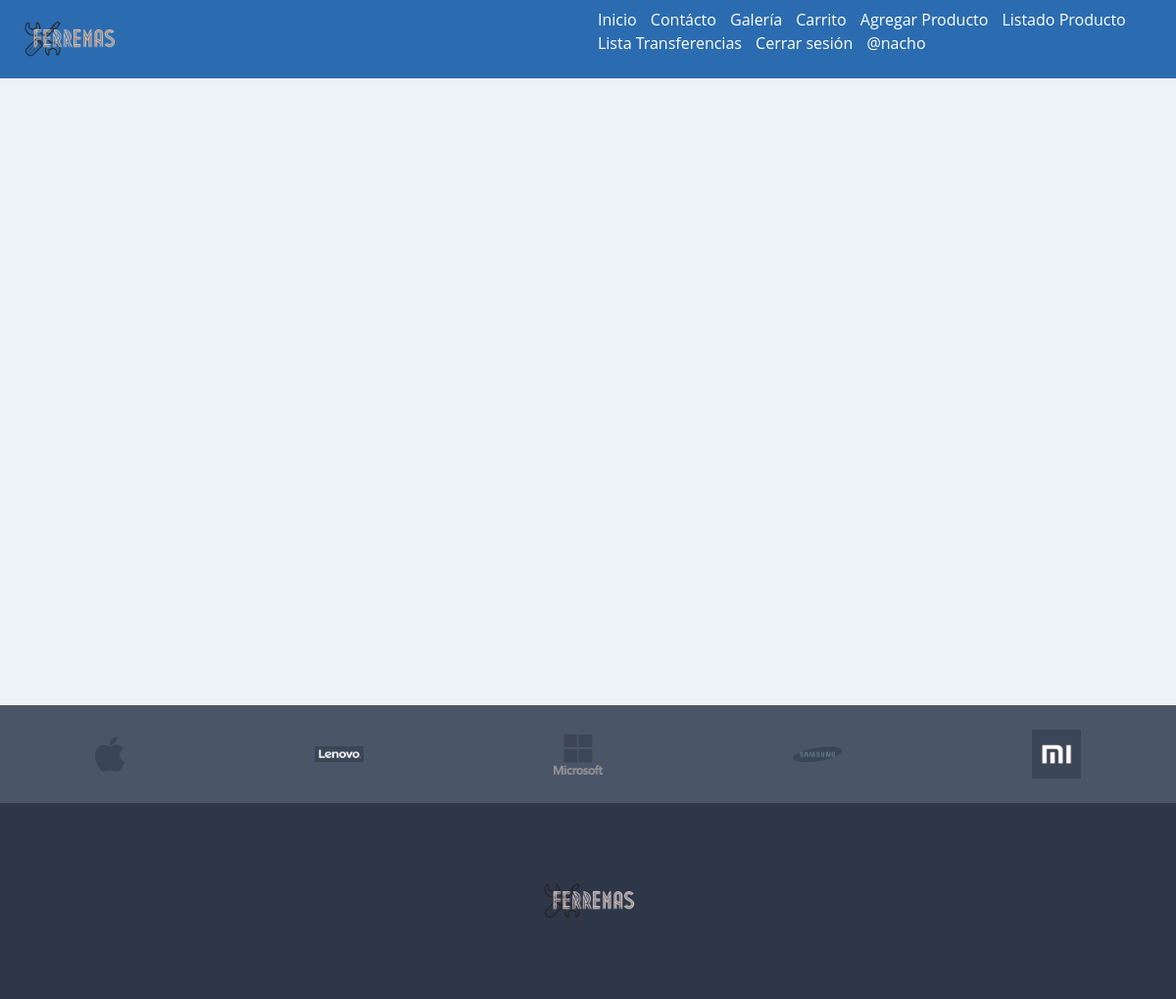
Page / (signed in) on the earlier database version.
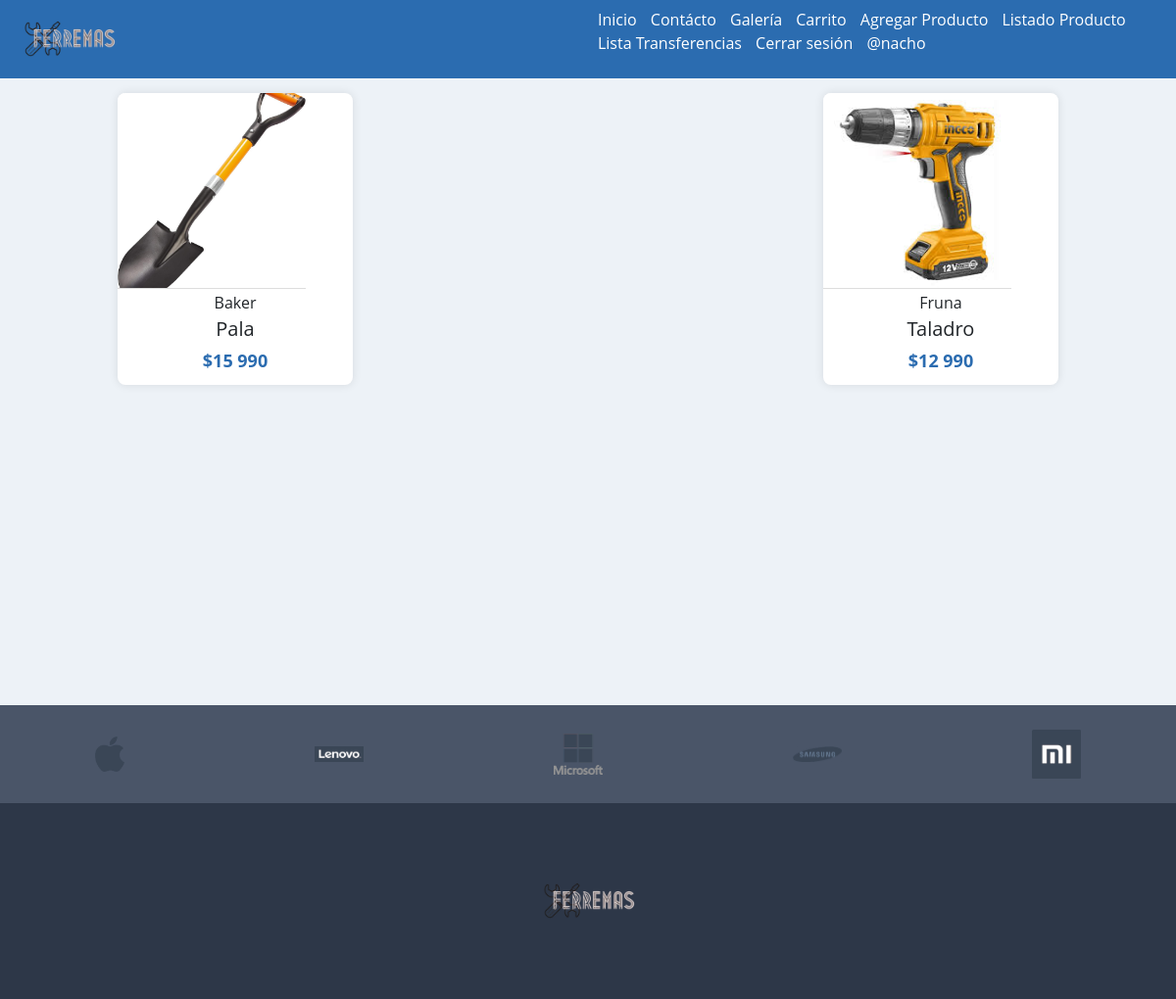
Same page on the later database version.
### app/models.py (models this page shows, shortened)
class Producto(models.Model):
    nombre = models.CharField(max_length=50)
    precio = models.IntegerField()
    descripcion = models.TextField()
    nuevo = models.BooleanField()
    marca = models.ForeignKey(Marca, on_delete=models.PROTECT)
    fecha = models.DateField()
    codigo = models.CharField(max_length=50)
    imagen = models.ImageField(upload_to="productos", null=True)
    categoria = models.ForeignKey(Categoria, on_delete=models.PROTECT, default=1)

class Marca(models.Model):
    nombre = models.CharField(max_length=50)
    def __str__(self):
        return self.nombre

### app/views.py (the view)
# urls.py: path('', home, name="home"),
def home(request):
    productos = Producto.objects.all()
    data = {
        'productos': productos
    }
    return render(request, 'app/home.html', data)

### app/templates/app/home.html (shortened to what this page needs)
{% extends 'app/base.html' %}
{% load static %}
{% block css %}
    <link rel="stylesheet" href="{% static 'app/css/estilohome.css' %}">
    <link rel="stylesheet" href="{% static 'app/css/estilos.css' %}">
{% endblock %}
{% block contenido %}
    <div class="productos">
        {% for p in productos %}
        {% load humanize %}
            <div class="producto">
                <div class="contenedor">
                    {% if p.imagen %}
                        <img src="{{ p.imagen.url }}" alt="imagen producto">
                    {% endif %}
                    <div class="detalles">
                        <h5>{{ p.marca | capfirst }}</h5>
                        <h2>{{ p.nombre | title }}</h2>
                        <h3>${{ p.precio | intcomma }}</h3>
                    </div>
                </div>
            </div>
        {% endfor %}
    </div>
{% endblock %}

Differences in the rows shown:
added Producto: imagen (picture), marca "Baker", nombre "Pala", precio "15 990"
added Producto: imagen (picture), marca "Fruna", nombre "Taladro", precio "12 990"
